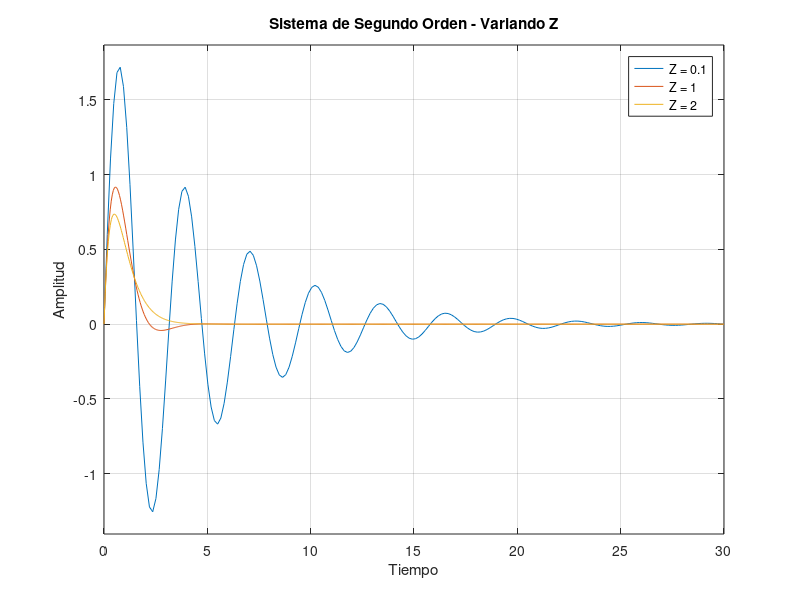
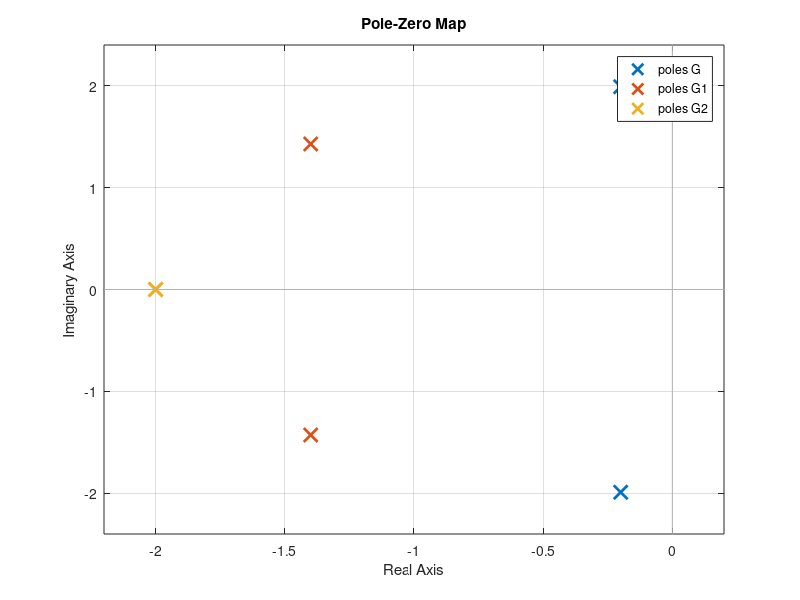

Source code (MATLAB) for these figures, in order: (Note: this script raises an error after producing the figures.)
%% Ejercicio 7
hold on;

wn =2;
z=0.1;

num = wn^2;
den =  [(1) (2*z*wn) (wn^2)];

G= tf(num,den);

wn =2;
z=0.7;

num = wn^2;
den =  [(1) (2*z*wn) (wn^2)];

G1= tf(num,den);

%Variando el valor de Z a 1
wn =2;
z=1;

num = wn^2;
den =  [(1) (2*z*wn) (wn^2)];

G2= tf(num,den);

impulse(G,G1,G2)

xlabel('Tiempo')
ylabel('Amplitud')
title('Sistema de Segundo Orden - Variando Z')
legend('Z = 0.1','Z = 1','Z = 2')

figure(2);
pzmap(G,G1,G2)
hold off;

%% Ejercicio 8

hold on;
z = '';
k = 1;
p=[-2.5 +3.5824i, -2.5 - 3.5824i];
[num, den]= zp2tf(z,p,k);
G1 = tf(num,den);

%variando la parte real de p a -1.5
z = '';
k = 1;
p=[-1.5 +3.5824i, -1.5 - 3.5824i];
[num, den]= zp2tf(z,p,k);
G2 = tf(num,den);

%variando la parte real de p a -0.5
z = '';
k = 1;
p=[-0.5 +3.5824i, -0.5 - 3.5824i];
[num, den]= zp2tf(z,p,k);
G3 = tf(num,den);

impulse(G1, '-b', G2, '-r', G3, '-g');
xlabel('Tiempo')
ylabel('Amplitud')
title('Función impulso de Segundo Orden - Variando la parte real (p)')
legend('p = -2.5', 'p = -1.5', 'p = -0.5')

%%
hold on;
z = '';
k = 1;
p=[-2 +3.5i, -2 - 3.5i];
[num, den]= zp2tf(z,p,k);
G1 = tf(num,den);

%variando la parte imaginaria de a -1.5
z = '';
k = 1;
p=[-2 +5i, -2 - 5i];
[num, den]= zp2tf(z,p,k);
G2 = tf(num,den);

%variando la parte imaginaria a -0.5
z = '';
k = 1;
p=[-2 +6.5i, -2 - 6.5i];
[num, den]= zp2tf(z,p,k);
G3 = tf(num,den);

impulse(G1, '-b', G2, '-r', G3, '-g');
xlabel('Tiempo')
ylabel('Amplitud')
title('Función impulso de Segundo Orden - Variando la parte real (p)')
legend('p = -3.5', 'p = -5', 'p = -6.5')